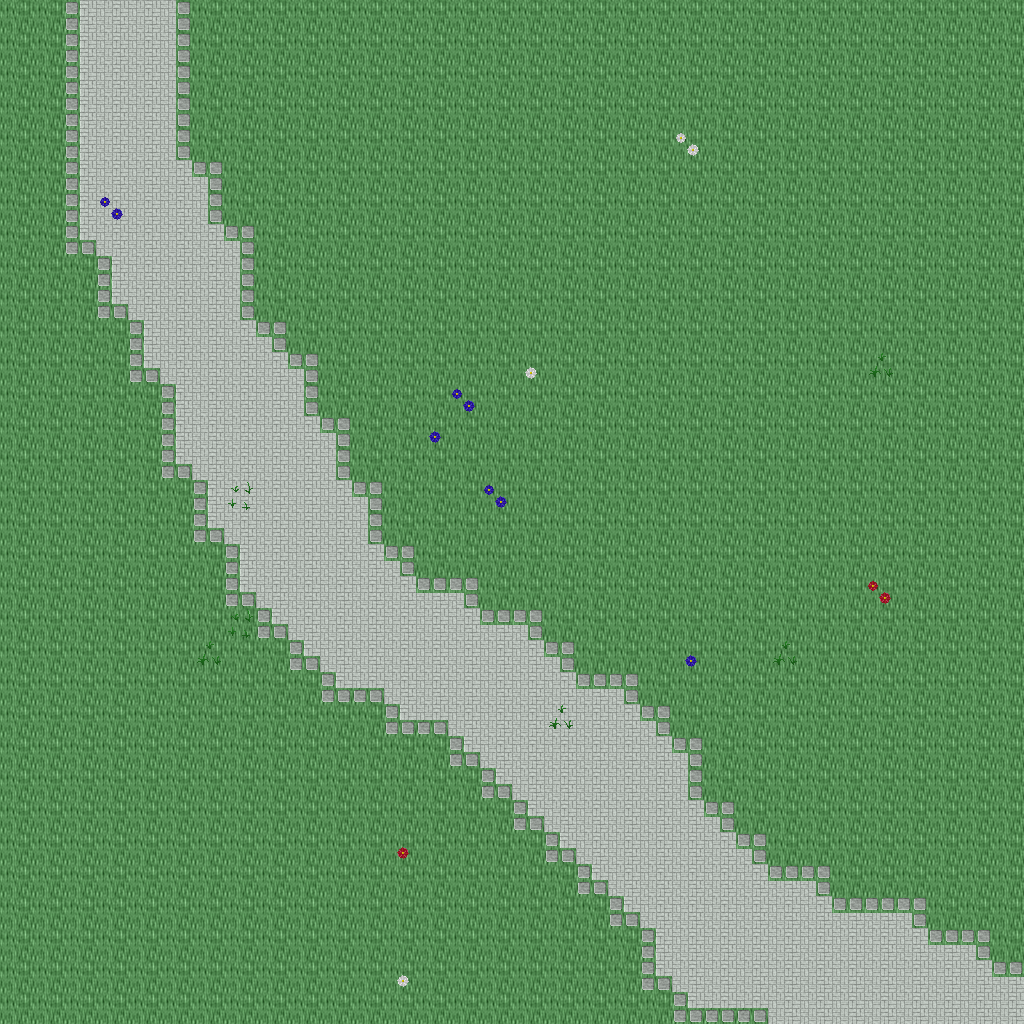

A level layout from a 2D game, rendered from its tile map. Below: a short description, then the map file with tile-grid data replaced by summaries:
An orthogonal 32x32 tile map with 32x32 px tiles, 5 tile layers (Ground, Objects, Objects2, Above, ...), 1 hidden layer not drawn, 14 tilesets.

<map version="1.10" tiledversion="1.11.0" orientation="orthogonal" renderorder="right-down" width="32" height="32" tilewidth="32" tileheight="32" infinite="0" nextlayerid="11" nextobjectid="1">
 <tileset firstgid="1" name="ground_ground" tilewidth="32" tileheight="32" tilecount="33" columns="3">
  <image source="../drawable/ground_ground.png" width="96" height="352" />
 </tileset>
 <tileset firstgid="34" name="plant_flower_daisy_white" tilewidth="32" tileheight="32" tilecount="8" columns="2">
  <image source="../drawable/plant_flower_daisy_white.png" width="64" height="128" />
 </tileset>
 <tileset firstgid="42" name="plant_flower_daisy_yellow" tilewidth="32" tileheight="32" tilecount="8" columns="2">
  <image source="../drawable/plant_flower_daisy_yellow.png" width="64" height="128" />
 </tileset>
 <tileset firstgid="50" name="plant_flower_daisy_blue" tilewidth="32" tileheight="32" tilecount="8" columns="2">
  <image source="../drawable/plant_flower_daisy_blue.png" width="64" height="128" />
 </tileset>
 <tileset firstgid="58" name="plant_grasses" tilewidth="32" tileheight="32" tilecount="6" columns="3">
  <image source="../drawable/plant_grasses.png" width="96" height="64" />
 </tileset>
 <tileset firstgid="64" name="plant_flower_daisy_red" tilewidth="32" tileheight="32" tilecount="8" columns="2">
  <image source="../drawable/plant_flower_daisy_red.png" width="64" height="128" />
 </tileset>
 <tileset firstgid="72" name="plant_tree_tree_darkgreen" tilewidth="32" tileheight="32" tilecount="88" columns="8">
  <image source="../drawable/plant_tree_tree_darkgreen.png" width="256" height="352" />
 </tileset>
 <tileset firstgid="160" name="logic_creature_elf" tilewidth="32" tileheight="32" tilecount="16" columns="8">
  <image source="../drawable/logic_creature_elf.png" width="256" height="64" />
 </tileset>
 <tileset firstgid="176" name="logic_creature_animal" tilewidth="32" tileheight="32" tilecount="32" columns="8">
  <image source="../drawable/logic_creature_animal.png" width="256" height="128" />
 </tileset>
 <tileset firstgid="208" name="logic_collision" tilewidth="32" tileheight="32" tilecount="1" columns="1">
  <image source="../drawable/logic_collision.png" width="32" height="32" />
 </tileset>
 <tileset firstgid="209" name="logic_creature_ent" tilewidth="32" tileheight="32" tilecount="4" columns="4">
  <image source="../drawable/logic_creature_ent.png" width="128" height="32" />
 </tileset>
 <tileset firstgid="213" name="logic_creature_human_evil" tilewidth="32" tileheight="32" tilecount="16" columns="8">
  <image source="../drawable/logic_creature_human_evil.png" width="256" height="64" />
 </tileset>
 <tileset firstgid="229" name="ground_green_paving" tilewidth="32" tileheight="32" tilecount="18" columns="3">
  <image source="../drawable/ground_green_paving.png" width="96" height="192" />
 </tileset>
 <tileset firstgid="247" name="logic_protection" tilewidth="32" tileheight="32" tilecount="2" columns="2">
  <image source="../drawable/logic_protection.png" width="64" height="32" />
 </tileset>
 <layer id="1" name="Ground" width="32" height="32">
  <data>[1024 cells, 1024 non-empty, 2 distinct tile ids]</data>
 </layer>
 <layer id="2" name="Objects" width="32" height="32">
  <data>[1024 cells, 93 non-empty, 16 distinct tile ids]</data>
 </layer>
 <layer id="3" name="Objects2" width="32" height="32">
  <data>[1024 cells, 0 non-empty, 0 distinct tile ids]</data>
 </layer>
 <layer id="4" name="Above" width="32" height="32">
  <data>[1024 cells, 0 non-empty, 0 distinct tile ids]</data>
 </layer>
 <layer id="5" name="Above2" width="32" height="32">
  <data>[1024 cells, 0 non-empty, 0 distinct tile ids]</data>
 </layer>
 <layer id="6" name="Walkable" width="32" height="32" visible="0">
  <data>[1024 cells, 0 non-empty, 0 distinct tile ids]</data>
 </layer>
 <objectgroup id="7" name="Mapevents" />
 <objectgroup id="8" name="Spawn" />
 <objectgroup id="9" name="Keys" />
 <objectgroup id="10" name="Replace" />
</map>
